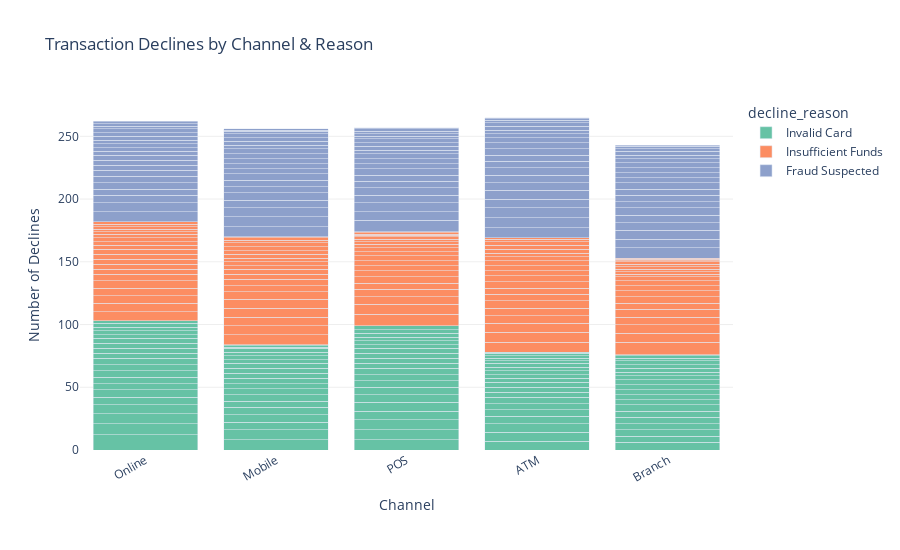

The notebook cell saved with this chart:
### Markdown cell above
### Decline By Channel Stacked

### Code cell
decline_by_channel_stacked_query = "SELECT * FROM gold.analytics_transaction_decline_analysis ORDER BY declined_count DESC"
decline_by_channel_stacked_df = fetch_data(decline_by_channel_stacked_query)

numeric_cols = decline_by_channel_stacked_df.select_dtypes(include='number').columns
channel_agg = (
    decline_by_channel_stacked_df
    .groupby('channel')[numeric_cols]
    .sum()
    .sort_values('declined_count', ascending=False)
    .reset_index()
)
top_channels_df = decline_by_channel_stacked_df[
    decline_by_channel_stacked_df['channel'].isin(channel_agg['channel'])
]

fig = px.bar(
    top_channels_df,
    x='channel',
    y='declined_count',
    color='decline_reason',
    labels={'declined_count': 'Number of Declines'},
    hover_data={
        'declined_count': ':,',
        'avg_declined_amount': ':$,.2f',
        'affected_customers': ':,'
    },
    color_discrete_sequence=px.colors.qualitative.Set2,
    title='Transaction Declines by Channel & Reason'
)

fig.update_layout(
    height=550,
    barmode='stack',
    xaxis_title='Channel',
    yaxis_title='Number of Declines',
    plot_bgcolor='white',
    paper_bgcolor='white',
    xaxis=dict(tickangle=-30, showgrid=False),
    yaxis=dict(showgrid=True, gridcolor='rgba(200,200,200,0.3)'),
    margin=dict(t=100, l=80, r=40, b=100)
)

fig.show()

### Figure 1 — Plotly figure (JSON) as saved in the notebook; plotly's stock layout.template omitted (floating-point values rounded to 4 significant figures; data arrays with more than 128 entries replaced by an {"elided": "..."} marker saying what was removed)
{"data": [{"customdata": {"elided": "100x2 float values"}, "hovertemplate": "decline_reason=Invalid Card<br>channel=%{x}<br>Number of Declines=%{y:,}<br>avg_declined_amount=%{customdata[0]:$,.2f}<br>affected_customers=%{customdata[1]:,}<extra></extra>", "legendgroup": "Invalid Card", "marker": {"color": "rgb(102,194,165)", "pattern": {"shape": ""}}, "name": "Invalid Card", "orientation": "v", "showlegend": true, "textposition": "auto", "type": "bar", "x": ["Online", "Online", "Mobile", "POS", "Online", "Mobile", "POS", "POS", "POS", "Online", "POS", "ATM", "ATM", "ATM", "Online", "POS", "Mobile", "Mobile", "Online", "Mobile", "Branch", "ATM", "POS", "ATM", "ATM", "ATM", "Branch", "Branch", "Branch", "Branch", "Branch", "Branch", "Mobile", "Mobile", "Mobile", "Online", "Online", "Online", "Online", "Online", "POS", "POS", "POS", "Mobile", "Mobile", "POS", "Mobile", "Online", "Branch", "Branch", "Branch", "Branch", "POS", "Branch", "ATM", "ATM", "ATM", "Online", "POS", "Online", "POS", "Online", "Mobile", "Mobile", "Online", "Online", "Online", "Online", "ATM", "ATM", "ATM", "ATM", "ATM", "POS", "Branch", "Branch", "Branch", "POS", "Branch", "Branch", "POS", "POS", "Mobile", "Mobile", "Mobile", "Mobile", "POS", "POS", "ATM", "ATM", "Branch", "ATM", "Branch", "Online", "ATM", "Mobile", "Mobile", "ATM", "Mobile", "Branch"], "xaxis": "x", "y": [12, 9, 8, 8, 8, 8, 8, 8, 7, 7, 7, 7, 7, 7, 6, 6, 6, 6, 6, 6, 6, 6, 6, 5, 5, 5, 5, 5, 5, 5, 5, 5, 5, 5, 5, 5, 5, 5, 5, 5, 5, 5, 5, 4, 4, 4, 4, 4, 4, 4, 4, 4, 4, 4, 4, 4, 4, 4, 4, 4, 4, 4, 4, 4, 3, 3, 3, 3, 3, 3, 3, 3, 3, 3, 3, 3, 3, 3, 3, 3, 3, 3, 3, 3, 3, 3, 3, 3, 2, 2, 2, 2, 2, 2, 2, 1, 1, 1, 1, 1], "yaxis": "y"}, {"customdata": {"elided": "100x2 float values"}, "hovertemplate": "decline_reason=Insufficient Funds<br>channel=%{x}<br>Number of Declines=%{y:,}<br>avg_declined_amount=%{customdata[0]:$,.2f}<br>affected_customers=%{customdata[1]:,}<extra></extra>", "legendgroup": "Insufficient Funds", "marker": {"color": "rgb(252,141,98)", "pattern": {"shape": ""}}, "name": "Insufficient Funds", "orientation": "v", "showlegend": true, "textposition": "auto", "type": "bar", "x": ["Branch", "POS", "ATM", "POS", "ATM", "Mobile", "Branch", "ATM", "Online", "Online", "Mobile", "Mobile", "Mobile", "Mobile", "Branch", "Branch", "POS", "ATM", "POS", "ATM", "Mobile", "Online", "Online", "ATM", "Online", "Branch", "ATM", "ATM", "ATM", "ATM", "Branch", "Branch", "Branch", "Mobile", "Mobile", "Online", "POS", "POS", "POS", "POS", "ATM", "Mobile", "POS", "Branch", "POS", "Branch", "Mobile", "ATM", "Online", "Online", "Online", "ATM", "Online", "Online", "Branch", "Mobile", "Mobile", "Mobile", "Mobile", "Mobile", "Mobile", "Mobile", "Online", "Online", "Online", "Online", "POS", "POS", "POS", "ATM", "ATM", "ATM", "ATM", "ATM", "POS", "Branch", "Branch", "Mobile", "Mobile", "POS", "Branch", "Branch", "Branch", "Branch", "ATM", "POS", "Online", "Online", "Online", "Online", "Online", "Branch", "POS", "POS", "Mobile", "ATM", "Branch", "Branch", "POS", "POS"], "xaxis": "x", "y": [10, 9, 8, 8, 8, 8, 7, 7, 7, 7, 7, 7, 7, 7, 7, 6, 6, 6, 6, 6, 6, 6, 6, 6, 6, 6, 5, 5, 5, 5, 5, 5, 5, 5, 5, 5, 5, 5, 5, 4, 4, 4, 4, 4, 4, 4, 4, 4, 4, 4, 4, 4, 4, 4, 3, 3, 3, 3, 3, 3, 3, 3, 3, 3, 3, 3, 3, 3, 3, 3, 3, 3, 3, 3, 2, 2, 2, 2, 2, 2, 2, 2, 2, 2, 2, 2, 2, 2, 2, 2, 2, 1, 1, 1, 1, 1, 1, 1, 1, 1], "yaxis": "y"}, {"customdata": {"elided": "100x2 float values"}, "hovertemplate": "decline_reason=Fraud Suspected<br>channel=%{x}<br>Number of Declines=%{y:,}<br>avg_declined_amount=%{customdata[0]:$,.2f}<br>affected_customers=%{customdata[1]:,}<extra></extra>", "legendgroup": "Fraud Suspected", "marker": {"color": "rgb(141,160,203)", "pattern": {"shape": ""}}, "name": "Fraud Suspected", "orientation": "v", "showlegend": true, "textposition": "auto", "type": "bar", "x": ["POS", "Mobile", "ATM", "ATM", "Mobile", "Online", "ATM", "Branch", "POS", "POS", "ATM", "Branch", "Branch", "Mobile", "Online", "ATM", "ATM", "Online", "Mobile", "POS", "POS", "Branch", "Branch", "ATM", "Branch", "Mobile", "ATM", "Online", "ATM", "ATM", "ATM", "Branch", "Branch", "Branch", "Branch", "Mobile", "Mobile", "Mobile", "Online", "Online", "Online", "ATM", "POS", "POS", "POS", "Branch", "ATM", "Branch", "Branch", "POS", "Mobile", "Online", "POS", "POS", "Mobile", "Mobile", "Online", "Mobile", "Branch", "Mobile", "Online", "Branch", "Online", "Online", "Online", "Online", "Online", "Online", "Online", "Mobile", "Mobile", "ATM", "Mobile", "ATM", "Mobile", "ATM", "Branch", "ATM", "POS", "POS", "POS", "POS", "Branch", "POS", "POS", "Online", "ATM", "Mobile", "POS", "Branch", "Branch", "Online", "POS", "Online", "POS", "Mobile", "ATM", "ATM", "Mobile", "Branch"], "xaxis": "x", "y": [9, 8, 8, 8, 8, 8, 8, 8, 7, 7, 7, 7, 7, 7, 7, 7, 6, 6, 6, 6, 6, 6, 6, 6, 6, 6, 6, 5, 5, 5, 5, 5, 5, 5, 5, 5, 5, 5, 5, 5, 5, 5, 5, 5, 5, 4, 4, 4, 4, 4, 4, 4, 4, 4, 4, 4, 4, 4, 4, 4, 4, 3, 3, 3, 3, 3, 3, 3, 3, 3, 3, 3, 3, 3, 3, 3, 3, 3, 3, 3, 3, 3, 3, 2, 2, 2, 2, 2, 2, 2, 2, 2, 2, 2, 1, 1, 1, 1, 1, 1], "yaxis": "y"}], "layout": {"barmode": "stack", "height": 550, "legend": {"title": {"text": "decline_reason"}, "tracegroupgap": 0}, "margin": {"b": 100, "l": 80, "r": 40, "t": 100}, "paper_bgcolor": "white", "plot_bgcolor": "white", "title": {"text": "Transaction Declines by Channel & Reason"}, "xaxis": {"anchor": "y", "domain": [0, 1], "showgrid": false, "tickangle": -30, "title": {"text": "Channel"}}, "yaxis": {"anchor": "x", "domain": [0, 1], "gridcolor": "rgba(200,200,200,0.3)", "showgrid": true, "title": {"text": "Number of Declines"}}}}
